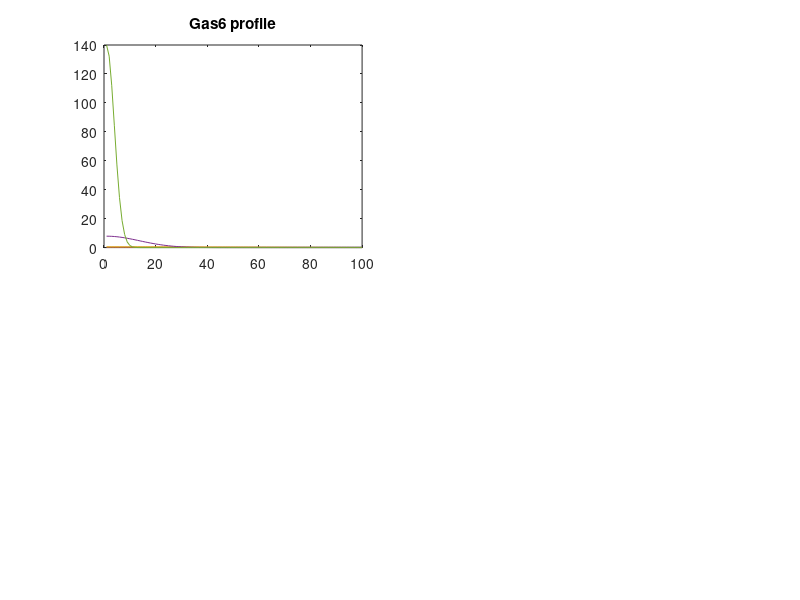

This figure's MATLAB source: (Note: this script raises an error after producing the figure.)
clc; clear;

params = 10.^[-2.3829 0.77811 -1.704 3.2353 -5 -1.1466 -0.5604 -0.024512 -2.2774 -3 ...
	-0.6862 -2.5648 -1 -1.2476 -3.923E-06 -2.1966 2.899];

figIDX = 1;

sshape = @(x,xx) cos(xx*pi/3).^x(1);
GasConc = -1.204;
GassF = @(x,xx) 2*sshape(x,xx)/mean(sshape(x,xx).*xx)*(10^x(2));

shapeParam = 60;

names = {'B1','B2','U1','U2','xFwd1','xRev1','xFwd3','xRev3','AXLint1','AXLint2',...
	'scaleA','kRec','kDeg','fElse','fD2','Gas1','AXL2'};

D = zeros(1,14);
D(2) = 1;

DO_ALL_OUTPUTS = 0;
DO_IMPAIRED_ENDO = 0;
DO_LONG_TIME_SCALE = 0;
SHOW_FIT = 0;
DO_SPATIAL_PRED = 1;
LOCAL_SENSITIVITY = 0;
SPATIAL_TIMECOURSE = 0;

%% Do spatial time course


if SPATIAL_TIMECOURSE
	tps = linspace(0,30,100);
	xx = linspace(0,1,80);
	
	GasConc = -1.204;
	
    subplot(1,2,1);
	
	pY = cLib_diff_profile_pYavg (tps, params, params(end), params(end-1), GassF([3 GasConc],xx), D*0.1, 1, 1, 0);
	plot(tps,pY / pY(1),'r');
	hold on;
	
	pY = cLib_diff_profile_pYavg (tps, params, params(end), params(end-1), GassF([0 -2.1966],xx), D*10, 1, 1, 0);
	plot(tps,pY / pY(1),'g');
	
	pY = cLib_profile (tps, params, params(end), params(end-1), 10^GasConc, 0);
	plot(tps,pY / pY(1),'k');
    
    
    
    subplot(1,2,2);
    
	pY = cLib_profile (tps, params, params(end), params(end-1), 10^GasConc, 2);
	plot(tps,pY / pY(1),'k');
    
end


%% Do local sensitivity analysis

if LOCAL_SENSITIVITY

	T = 30;

	figure(figIDX);
	figIDX = figIDX + 1;

	for ii = 1:15
		params2 = params;
		params2(ii) = params(ii)/10;
		outter(ii,1) = cLib_profile (T, params2, params2(end), params2(end-1), 1.25, 5);
		outterT(ii,1) = cLib_profile (T, params2, params2(end), params2(end-1), 1.25, 2);
	
	
		params2(ii) = params(ii);
		outter(ii,2) = cLib_profile (T, params2, params2(end), params2(end-1), 1.25, 5);
		outterT(ii,2) = cLib_profile (T, params2, params2(end), params2(end-1), 1.25, 2);
	

		params2(ii) = params(ii)*10;
		outter(ii,3) = cLib_profile (T, params2, params2(end), params2(end-1), 1.25, 5);
		outterT(ii,3) = cLib_profile (T, params2, params2(end), params2(end-1), 1.25, 2);
	end

	bar(outter);
	%figure;
	%bar(outterT);
end

%% Figure 2A - pY time course

if SHOW_FIT
    figure(figIDX);
    figIDX = figIDX + 1;
    
    tps = linspace(0,10,100);
    Gass = [1.25 0.25 0.05 0.01];

    for ii = 1:length(Gass)
        outter(ii,1:length(tps)) = cLib_profile (tps, params, params(end), params(end-1), Gass(ii), 1);
        outter(ii,:) = outter(ii,:) / outter(ii,1);
        outterS(ii,1:length(tps)) = cLib_profile (tps, params, params(end), params(end-1), Gass(ii), 4);
        outterS(ii,:) = outterS(ii,:) / outterS(ii,1);
    end

    subplot(2,2,1);
    plot(tps,outter');
    axis([min(tps) max(tps) 0 3]);

    subplot(2,2,2);
    plot(tps,outterS');
    axis([min(tps) max(tps) 0 1.2]);

    % Now concentration

    subplot(2,2,3);

    Gass = [0 logspace(log10(0.156/2),log10(2.5),50)];

    for ii = 1:length(Gass)
        pY(ii) = cLib_profile (240, params, params(end), params(end-1), Gass(ii), 0);
        ratioo(ii) = cLib_profile (240, params, params(end), params(end-1), Gass(ii), 1);
        totall(ii) = cLib_profile (240, params, params(end), params(end-1), Gass(ii), 2);
        surf(ii) = cLib_profile (240, params, params(end), params(end-1), Gass(ii), 4);
    end

    Gass(1) = Gass(2)/2;

    semilogx(Gass,pY / pY(1));
    hold on;
    semilogx(Gass,ratioo / ratioo(1));
    semilogx(Gass,totall / totall(1));
    axis([min(Gass),max(Gass),0,5]);

    subplot(2,2,4);

    semilogx(Gass,surf / surf(1));
    axis([min(Gass),max(Gass),0,1.2]);

    clear Gass pY ratioo totall surf tps outter outterS;
end

%% Figure Supp - All possible outputs

if DO_ALL_OUTPUTS

    figure(figIDX);
    figIDX = figIDX + 1;

    TPS = linspace(0,10,1000);

    detail = 5;

    Gass = logspace(-2,0.0969,detail);
    AXXL = logspace(-1,3,detail);
    autoC = logspace(-4,0,detail);

    for ii = 1:length(AXXL)
        for jj = 1:length(Gass)    
            for xx = 1:length(autoC)
                if ii == 1 && jj == 1 && xx == 1
                    YY(1,:) = cLib_profile (TPS, params, AXXL(ii), autoC(xx), Gass(jj), 0);
                    condition(1,:) = [AXXL(ii) autoC(xx) Gass(jj)];
                else
                    YY(end+1,:) = cLib_profile (TPS, params, AXXL(ii), autoC(xx), Gass(jj), 0);
                    condition(end+1,:) = [AXXL(ii) autoC(xx) Gass(jj)];
                end

                YY(end,:) = YY(end,:) / YY(end,1);
            end
        end
    end

    plot(TPS,YY')
    
    clear Gass AXXL autoC YY TPS detail;
end


%% Long time scale

if DO_LONG_TIME_SCALE
    figure(figIDX);
    figIDX = figIDX + 1;

    clear YY;

    TPS = 240;

    Gass = logspace(-2,1,50);
    AXXL = logspace(-1,3,4);

    color = 'kbrg';

    for ii = 1:length(AXXL)
        for jj = 1:length(Gass)
            YY(jj) = cLib_profile (240, params, AXXL(ii), params(end-1), Gass(jj), 1);
        end

        YY = YY / YY(1);

        semilogx(Gass, YY',color(ii));
        hold on;
    end
end

%% Impaired endocytosis prediction

if DO_IMPAIRED_ENDO
	
	h = waitbar(0,'Starting impaired endocytosis prediction...'); %#ok<*UNRCH>

    figure(figIDX);
    figIDX = figIDX + 1;

    xx = linspace(0,1,10);

    A = logspace(-2,0,100);

    for ii = 1:length(A)
        B(ii) = cLib_diff_profile_pYavg (30, params, params(end), params(end-1), GassF([-100 GasConc shapeParam],xx), zeros(1,14), A(ii), 1, 0); %#ok<SAGROW>
        
        waitbar(ii/length(A),h,'Endocytosis prediction...')
    end
    
    close(h)
    
    semilogx(A,B/B(end),'r-');
end

%% Real Gas6 local prediction

% This script generated Figure 2B

if DO_SPATIAL_PRED
    figure(figIDX);
    figIDX = figIDX + 1;
    
    xx = linspace(0,1,100);
    A = logspace(-2,3,5);

    for ii = 1:length(A)
        BB(:,ii) = GassF([A(ii) GasConc shapeParam],xx); %#ok<SAGROW>
    end

    subplot(2,2,1);
    plot(BB);
    title('Gas6 profile');
    
    % Next

    ffSpat = @(x,y) cLib_diff_profile_pY (30, params, params(end), params(end-1), GassF(x,xx), D*y, 1, 1, 0);

    localPY = zeros(length(A),4);
    avgPY = zeros(length(A),4);

    parfor ii = 1:length(A)
        localPYz = zeros(1,4);
        avgPYz = zeros(1,4);
        
        temp = ffSpat([A(ii) GasConc],0);
        localPYz(1) = temp(1);
        avgPYz(1) = mean(temp.*xx);
        
        temp = ffSpat([A(ii) GasConc],0.1);
        localPYz(2) = temp(1);
        avgPYz(2) = mean(temp.*xx);

        temp = ffSpat([A(ii) GasConc],1);
        localPYz(3) = temp(1);
        avgPYz(3) = mean(temp.*xx);
        
        temp = ffSpat([A(ii) GasConc],10);
        localPYz(4) = temp(1);
        avgPYz(4) = mean(temp.*xx);
        
        localPY(ii,:) = localPYz;
        avgPY(ii,:) = avgPYz;
        
        disp(ii);
    end
    
    subplot(2,2,2);
    hold off;
    semilogx(A,localPY(:,1)/localPY(1,1),'k-');
    hold on;
    semilogx(A,localPY(:,2)/localPY(1,2),'g-');
    semilogx(A,localPY(:,3)/localPY(1,3),'b-');
    semilogx(A,localPY(:,4)/localPY(1,4),'r-');
    axis([min(A) max(A) 0 max(max(localPY / localPY(1,1)))]);
    title('Local predictions');

    subplot(2,2,3);
    hold off;
    semilogx(A,avgPY(:,1)/avgPY(1,1),'k-');
    hold on;
    semilogx(A,avgPY(:,2)/avgPY(1,2),'g-');
    semilogx(A,avgPY(:,3)/avgPY(1,3),'b-');
    semilogx(A,avgPY(:,4)/avgPY(1,4),'r-');
    axis([min(A) max(A) 0 2.2]);
    title('Average predictions');
    
    
    % Components
    
    subplot(2,2,4);

    names = {'A','A1','A2','A12','D1','D2'};
    ttt = [0 1 0 0 0 0 0 1 0 0 0 0 0 0;...
           0 0 1 0 0 0 0 0 1 0 0 0 0 0;...
           0 0 0 1 0 0 0 0 0 1 0 0 0 0;...
           0 0 0 0 1 0 0 0 0 0 1 0 0 0;...
           0 0 0 0 0 1 0 0 0 0 0 1 0 0;...
           0 0 0 0 0 0 1 0 0 0 0 0 1 0];

    meanify = @(x) 2*x'*xx'/length(xx);

    ffSpat = @(x,y) cLib_diff_profile (30, params, params(end), params(end-1), GassF(x,xx), D*10, 1, 1);

    clc;
    
    for ii = 1:length(A)
        B(ii,:) = ttt*meanify(ffSpat([A(ii) GasConc],1)); %#ok<SAGROW>
        disp(ii);
    end
    
    %for ii = 1:size(B,2)
    %    B(:,ii) = B(:,ii) - B(1,ii); %#ok<SAGROW>
    %end

    semilogx(A,B);
    axis([min(A) max(A) min(min(B)) max(max(B))]);
    legend(names);
end